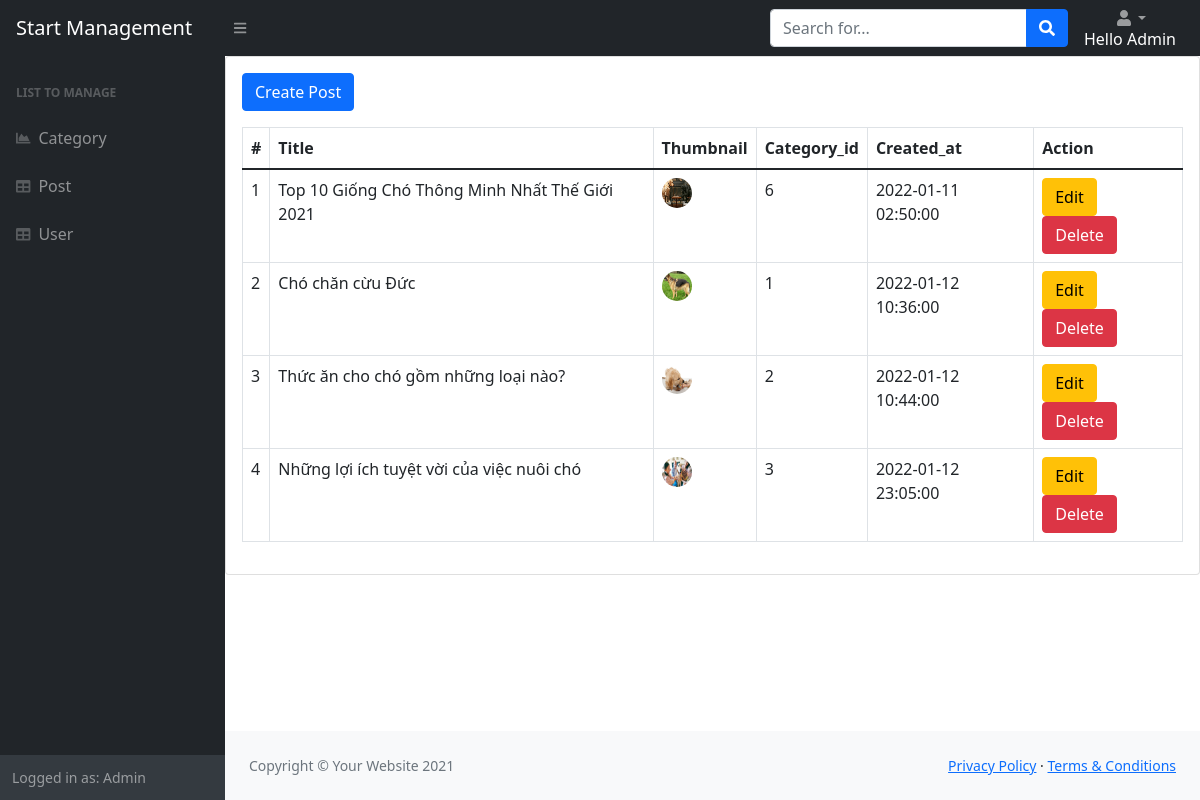
/Admin/index.php?mod=post&act=index (signed in), run on an earlier commit of the app's database.
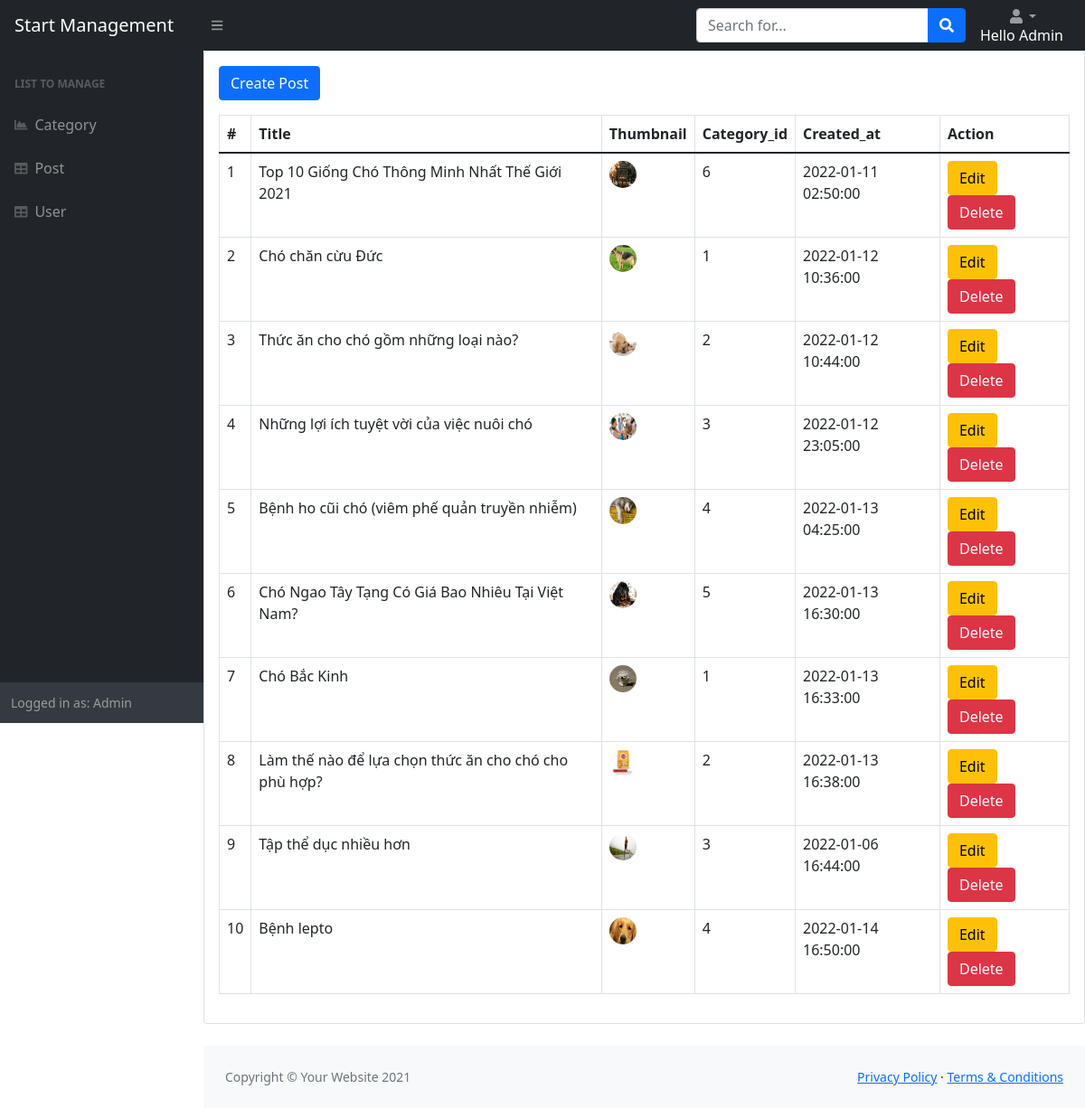
And on a later commit of the database.
### tables this page shows
CREATE TABLE `posts`  (
  `id` int NOT NULL AUTO_INCREMENT,
  `title` varchar(255) NULL DEFAULT NULL,
  `description` mediumtext NULL,
  `thumbnail` varchar(500) NULL DEFAULT NULL,
  `category_id` int NULL DEFAULT NULL,
  `content` mediumtext NULL,
  `created_at` timestamp NULL DEFAULT NULL,
  `like_post` int NULL DEFAULT NULL,
  PRIMARY KEY (`id`) USING BTREE
);

### Admin/Controllers/BaseController.php (called while the page is built, shortened)
<?php
  class BaseController
  {
    public function view($path, $data = []){
      extract($data);
      require_once('Views/'.$path);
    }
  }
?>

### Admin/Controllers/PostController.php (called while the page is built, shortened)
<?php
require('Models/Post.php');
  class PostController extends AdminController
  {
    public function index(){
      $post = new Post();
      $posts = $post-> getList();
      $this->view('Posts/post.php', ['posts' => $posts,
      ]);
    }
  }
?>

### Admin/index.php (called while the page is built, shortened)
<?php
$act = "index";
if(isset($_GET['act'])){
  $act = $_GET['act'];
}
  $controller_obj = new $class_name;
 $controller_obj -> $act();
?>

### Admin/Models/Connection.php (called while the page is built, shortened)
<?php
  class Connection1{
    private $servername= "localhost";
    private $username= "root";
    private $password = "";
    private $dbname = "blogs";
    public function connect(){
      $conn = new mysqli($this->servername, $this -> username, $this ->password, $this-> dbname );
      return $conn;
    }
  }
?>

### Admin/Models/Query.php (called while the page is built, shortened)
<?php
  require_once('Models/Connection.php');
  class Query{
    private $conn;
    public function __construct(){
      $connection = new Connection1();
      $this -> conn = $connection -> connect();
    }
    protected function select($table, $columns = '*')
    {
  		if ($columns == '*') {
  			$query = "SELECT * FROM " . $table;
  		}elseif (is_array($columns)) {
  			$sub_string = '';
  			foreach ($columns as $i =>$column) {
  				$sub_string .= '`'.$column . '`';
  				if ($i + 1 != count($columns)) {
  					$sub_string .= ',';
  				}
  			}
  			$query = "SELECT " . $sub_string . " FROM " . '`' . $table . '`';
  		}else{
  			exit();
  		}
  		$result = $this->conn->query($query);
  		$data = array();
  		while($row = $result->fetch_assoc()) {
  			$data[] = $row;
  		};
  		return $data;
    }
  }
?>

### Admin/Models/Post.php (called while the page is built, shortened)
<?php
require_once('Models/Query.php');
  class Post extends Query
  {
      public $table = 'posts';
      public function getList()
      {
          $posts = $this -> select ($this -> table, ['id', 'title', 'description', 'thumbnail', 'category_id','content', 'created_at','like_post']);
          return $posts;
      }
  }
?>

### Admin/Views/Posts/post.php (the view, shortened to what this page needs)
<?php
  require_once('Views/Partials/header.php');
?>
<div class="card mb-4">
  <div class="card-body">
    <a href="index.php?mod=post&act=create" class="btn btn-primary float-right mb-3">Create Post</a>
        <table class="dataTable-table">
          <thead>
            <tr>
              <th>#</th>
              <th>Title</th>
              <th>Thumbnail</th>
              <th>Category_id</th>
              <th>Created_at</th>
                <th>Action</th>
            </tr>
          </thead>
          <tbody>
            <?php foreach ($posts as $key => $post) { ?>
              <tr>
                <td><?= $key + 1 ?></td>
                <td><?= $post['title'] ?></td>
                  <td><img src="images/<?= $post['thumbnail'] ?>" style="width: 30px; height: 30px; border-radius: 50%;"></td>
                    <td><?= $post['category_id'] ?></td>
                    <td><?= $post['created_at'] ?></td>
                <td>
                  <a href="index.php?mod=post&act=handleEdit&id=<?= $post['id'] ?>" class="btn btn-warning" class="btn btn-warning">Edit</a>
                  <a href="index.php?mod=post&act=deleteList&id=<?= $post['id'] ?>" class="btn btn-danger" class="btn btn-danger">Delete</a>
                </td>
              </tr>
            <?php } ?>
          </tbody>
        </table>
  </div>
</div>
<?php
  require_once("Views/Partials/footer.php");
?>

What changed in the data, as far as the page shows it:
added posts: title "Bệnh ho cũi chó (viêm phế quản truyền nhiễm)", thumbnail (picture), category "4", created_at "2022-01-13 04:25:00"
added posts: title "Chó Ngao Tây Tạng Có Giá Bao Nhiêu Tại Việt Nam?", thumbnail (picture), category "5", created_at "2022-01-13 16:30:00"
added posts: title "Chó Bắc Kinh", thumbnail (picture), category "1", created_at "2022-01-13 16:33:00"
added posts: title "Làm thế nào để lựa chọn thức ăn cho chó cho phù hợp?", thumbnail (picture), category "2", created_at "2022-01-13 16:38:00"
added posts: title "Tập thể dục nhiều hơn", thumbnail (picture), category "3", created_at "2022-01-06 16:44:00"
added posts: title "Bệnh lepto", thumbnail (picture), category "4", created_at "2022-01-14 16:50:00"
